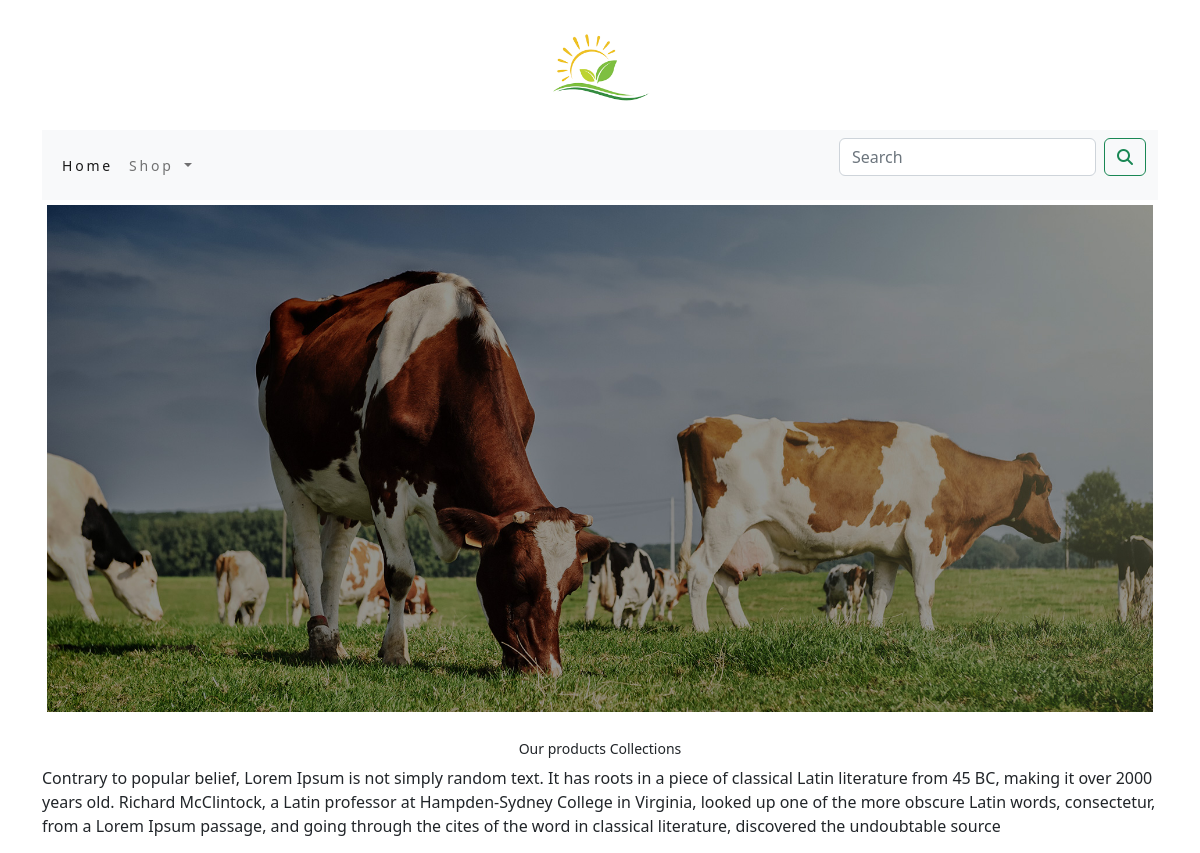
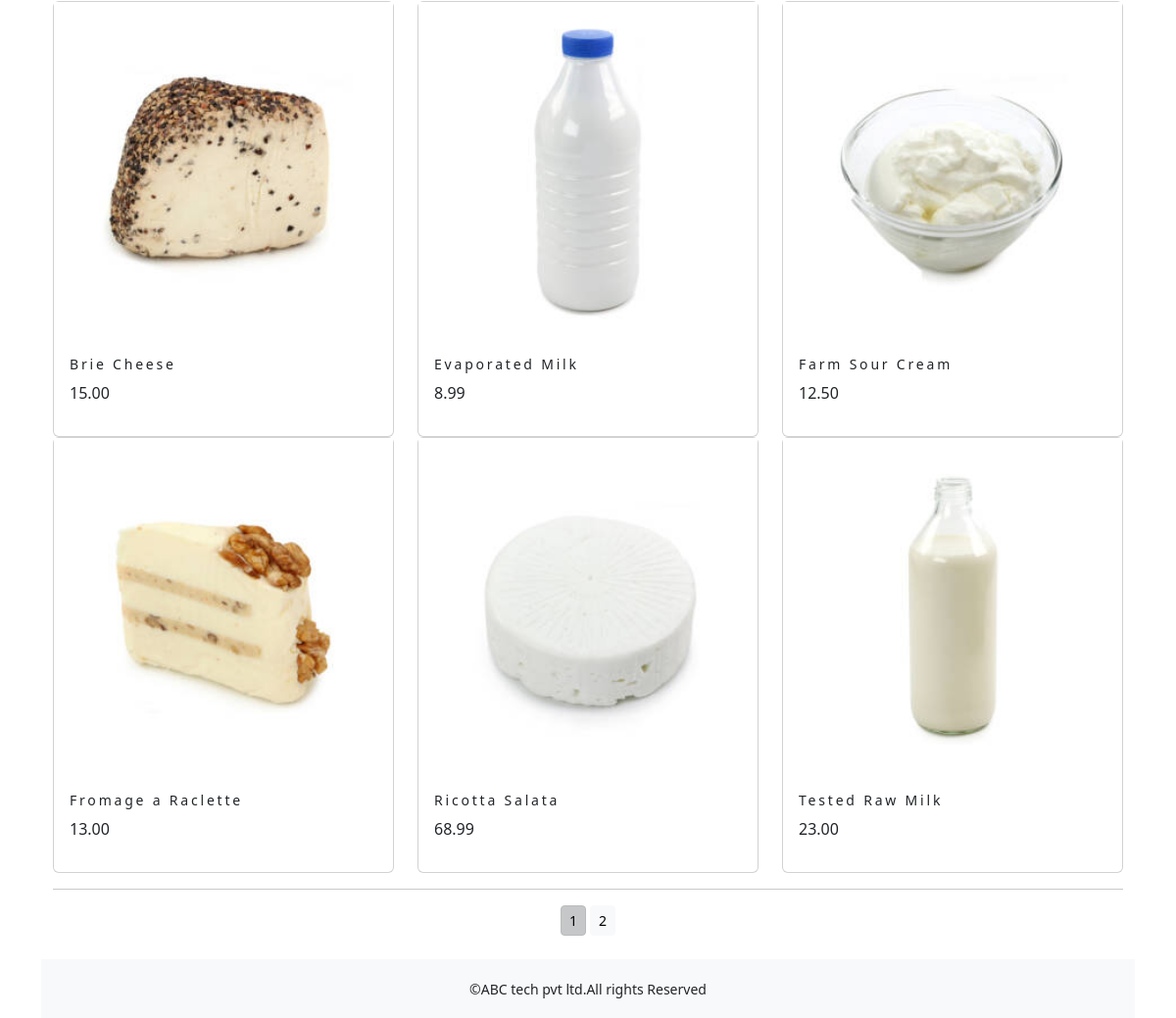
The app's page /shop/ with its own data (2 pictures, top to bottom).
### shop/models.py (models this page shows, shortened)
class Product(models.Model):
    name=models.CharField(max_length=250,unique=True)
    slug=models.SlugField(max_length=250,unique=True)
    description=models.TextField(blank=True)
    price=models.DecimalField(max_digits=10,decimal_places=2)
    category=models.ForeignKey(Category, on_delete=models.CASCADE)
    image=models.ImageField(upload_to='product',blank=True)
    stock=models.IntegerField()
    available=models.BooleanField(default=True)
    created=models.DateTimeField(auto_now_add=True)
    updated=models.DateTimeField(auto_now=True)
    def get_url(self):
        return reverse('shop:prodCatdetail', args=[self.category.slug,self.slug])
    class Meta:
        ordering=('name',)
        verbose_name='product'
        verbose_name_plural='products'

### shop/views.py (the view)
# urls.py: path('',views.allProdCat,name='allProdCat'),
def allProdCat(request, c_slug=None):
    c_page=None
    products_list=None
    if c_slug!=None:
        c_page=get_object_or_404(Category,slug=c_slug)
        products_list=Product.objects.all().filter(category=c_page,available=True)
    else:
        products_list=Product.objects.all().filter(available=True)
    paginator=Paginator(products_list,6)
    try:
        page=int(request.GET.get('page','1'))
    except:
        page=1
    try:
        products=paginator.page(page)
    except  (EmptyPage,InvalidPage):
        products=paginator.page(paginator.num_pages)
    return render(request,"category.html",{'category':c_page,'products':products})

### cart/context_processors.py (called while the page is built)
def counter(request):
    item_count=0
    if 'admin' in request.path:
        return  {}
    else:
        try:
            cart=Cart.objects.filter(cart_id=_cart_id(request))
            car_items=CartItem.objects.all().filter(cart=cart[:1])
            for cart_item in car_items:
                item_count += cart_item.quantity
        except Cart.DoesNotExist:
            item_count=0
    return  dict(item_count=item_count)

### cart/views.py (called while the page is built)
def _cart_id(request):
    cart = request.session.session_key
    if not cart:
        cart = request.session.create()
    return cart

### shop/context_processors.py (called while the page is built)
def menu_links(request):
    links=Category.objects.all()
    return dict(links=links)

### shop/models.py (called while the page is built)
    def get_url(self):
        return reverse('shop:product_by_category',args=[self.slug])

### templates/category.html (shortened to what this page needs)
{% extends 'base.html' %}
{% load static %}
{% block content %}
<div class="mx_auto">
    {% if category %}
       <img class="my_image" src="{{category.image.url}}" alt="{{category.name}}">
</div>
    <br>
<div>
    <h1 class="text_center my_title">{{category.name}}</h1>
     <p class="text-justify">{{category.description}}</p>
</div>
    {% else %}
 <div class="carousel-inner">
      <div class="item active">
       <img class="my_image my_image_padding" src="{% static 'img/banner.jpg' %}" alt="our products" width="1250px;">
        <div class="carousel-caption">
          <h3 class="text-center">Los Angeles</h3>
          <p>LA is always so much fun!</p>
        </div>
      </div>
<br>
<div>
    <h1 class="text-center  my_title">Our products Collections</h1>
    <p class="text-justify">Contrary to popular belief, Lorem Ipsum is not simply random text. It has roots in a piece of classical Latin literature from 45 BC, making it over 2000 years old. Richard McClintock, a Latin professor at Hampden-Sydney College in Virginia, looked up one of the more obscure Latin words, consectetur, from a Lorem Ipsum passage, and going through the cites of the word in classical literature, discovered the undoubtable source</p>
</div>
    {% endif %}
<div class="container">
    <div class="row mx_auto">
         {% for product in products.object_list %}
        <div class="my_bottom_margin  col-9 col-sm-12 col-md-4  xol-lg-4">
            <div class="card text_center" style="min-width:18rem;">
                <a href="{{product.get_url}}"><img class="card_img_top  my_image" src="{{product.image.url}}" alt="{{product.name}}"></a>
            <div class="card-body">
                <h4>{{product.name}}</h4>
                <p>{{product.price}}</p>
            </div>
            </div>
        </div>
        {% endfor %}
    </div>
    <div class="mx-auto">
        {% if products.paginator.num_pages > 1 %}
<hr>
        <div class="text-center">
            {% for pg in products.paginator.page_range %}
                <a href="?page={{pg}}" class="btn btn-light btn-sm {% if products.number == pg %} active {% endif %}">{{pg}}</a>
            {% endfor %}
        </div>
        {% endif %}
    </div>
    <br>
</div>
{% endblock %}

### templates/base.html (shortened to what this page needs)
{% load static %}
<html lang="en">
<head>
    <link rel="stylesheet" href="{% static 'css/custom.css' %}">
    <link href="https://cdn.jsdelivr.net/npm/bootstrap@5.2.0/dist/css/bootstrap.min.css" rel="stylesheet">
</head>
<body>
<div class="container">
{% include 'header.html' %}
{% include 'nav.html' %}
{% block content %}
{% endblock %}
</div>
{% include 'footer.html' %}
</body>
</html>

### templates/header.html
{% load static %}
<header>
  <center>
    <a href="{% url 'shop:allProdCat' %}"><img src="{% static 'img/logo1.png' %}" alt="logimage" width="130px;" height="130px;"></a>
  </center>
</header>

### templates/nav.html (shortened to what this page needs)
<nav class="navbar navbar-expand-lg navbar-light bg-light">
  <div class="container-fluid">
    <div class="collapse navbar-collapse" id="navbarSupportedContent">
      <ul class="navbar-nav me-auto mb-2 mb-lg-0">
        <li class="nav-item">
          <a class="nav-link active" aria-current="page" href="#">Home</a>
        </li>
        <li class="nav-item dropdown">
          <a class="nav-link dropdown-toggle" href="#" role="button" data-bs-toggle="dropdown" aria-expanded="false">
            Shop
          </a>
        </li>
      </ul>
      <form class="d-flex" action="{% url 'search_app:SearchResult' %}" method="get">
        <input class="form-control me-2" type="search" placeholder="Search" name="q" aria-label="Search">
        <button class="btn btn-outline-success" type="submit"><i class="fa fa-search"></i></button>
      </form>
    </div>
  </div>
</nav>

### templates/footer.html
<div class="footer navbar-fixed-bottom  my_footer">
    <p class="text-center"> &copy;ABC tech pvt ltd.All rights Reserved</p>
</div>

### static/css/custom.css (style rules this page uses)
body { font-family: 'Roboto', sans-serif; }
.nav-item { letter-spacing: .2em; font-size:14px; test-transform:uppercase; }
.my_footer { background-color:#f8f9fa; height:60px; }
.my_footer p { padding-top:20px; font-size:14px; }
.my_image { width:100%; height:auto; }
.my_title { font-size:14px; text_transform:uppercase; letter-spacing: 0em; }
.my_image_padding { padding:5px; }
.my_bottom_margin { margin_bottom:10px; }
.card-body h4 { font-size:14px; text_transform:uppercase; letter-spacing:.2em }

### records on screen
Product: image (picture), name "Brie Cheese", price "15.00"
Product: image (picture), name "Evaporated Milk", price "8.99"
Product: image (picture), name "Farm Sour Cream", price "12.50"
Product: image (picture), name "Fromage a Raclette", price "13.00"
Product: image (picture), name "Ricotta Salata", price "68.99"
Product: image (picture), name "Tested Raw Milk", price "23.00"

### other values on screen
{{ pg }} "1" "2"
